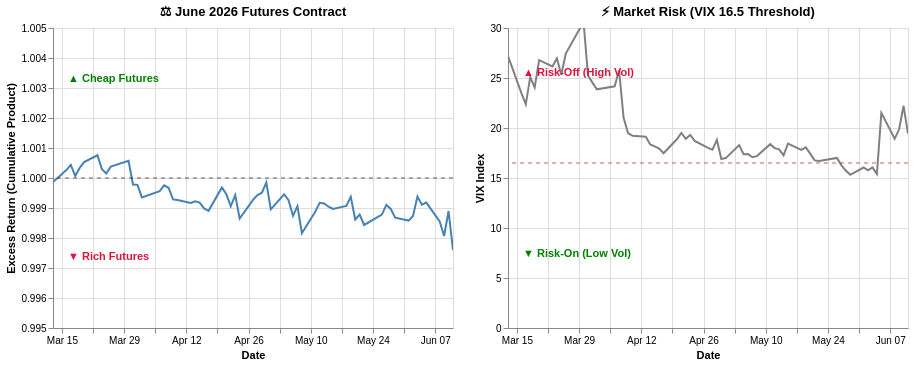

Notebook cell for this chart:
### Markdown cell above
### 📉 The June 2026 Contract: Arb Capacity Remains Tight
**What are we observing?**

The June 2026 contract captures the market's digestion of the massive macro shock we witnessed in the previous period. In mid-to-late March, the VIX starts at extremely elevated levels—oscillating between 25 and 30—before beginning a long, steady grind downward through April and May. By late May, the VIX finally touches down near the 16.5 "Risk-On" threshold. On the left panel, the cumulative excess return starts briefly in "Cheap Futures" territory before dipping below the 1.0 baseline in late March. As the VIX approaches 16.5 through May, cumulative returns remain relatively flat. The patterns reverse in the final weeks of the contract; the VIX spikes back above 20, causing cumulative excess returns to decline just below 0.998.

### Code cell
# Results June 2026 contract: March 13, 2026-Jun. 11, 2026
jun_graph=create_arb_vix(start='2026-03-13',end='2026-06-11')
display(plot_contract_arb_band(jun_graph,'June 2026 Futures Contract',return_domain=[0.995, 1.005]))

### Figure 1 — Vega-Lite specification as saved in the notebook (floating-point values rounded to 4 significant figures)
{"config": {"view": {"continuousWidth": 300, "continuousHeight": 300}}, "hconcat": [{"layer": [{"data": {"name": "data-0154dee82890b0721ec0abf909d4dcdb"}, "mark": {"type": "line", "color": "steelblue", "strokeWidth": 2}, "encoding": {"tooltip": [{"field": "date", "type": "temporal"}, {"field": "Cumulative Excess Return", "type": "quantitative"}], "x": {"field": "date", "title": "Date", "type": "temporal"}, "y": {"field": "Cumulative Excess Return", "scale": {"domain": [0.995, 1.005]}, "title": "Excess Return (Cumulative Product)", "type": "quantitative"}}, "name": "view_06a02bd0d90e9070_0"}, {"data": {"name": "data-62270e77d641448c13ff0a9fcf3e6578"}, "mark": {"type": "rule", "color": "black", "opacity": 0.6, "strokeDash": [4, 4]}, "encoding": {"y": {"field": "y", "type": "quantitative"}}}, {"data": {"name": "data-43807a7517ce8d1e736d09477ce97267"}, "mark": {"type": "text", "align": "left", "baseline": "top", "color": "green", "dx": 5, "fontWeight": "bold"}, "encoding": {"text": {"field": "text", "type": "nominal"}, "x": {"value": 10}, "y": {"field": "y", "type": "quantitative"}}}, {"data": {"name": "data-bfe5ff7198e2b8f6f045fd9762d0a983"}, "mark": {"type": "text", "align": "left", "baseline": "bottom", "color": "crimson", "dx": 5, "fontWeight": "bold"}, "encoding": {"text": {"field": "text", "type": "nominal"}, "x": {"value": 10}, "y": {"field": "y", "type": "quantitative"}}}], "height": 300, "title": "⚖️ June 2026 Futures Contract", "width": 400}, {"layer": [{"data": {"name": "data-0154dee82890b0721ec0abf909d4dcdb"}, "mark": {"type": "line", "color": "gray", "strokeWidth": 2}, "encoding": {"tooltip": [{"field": "date", "type": "temporal"}, {"field": "VIX", "type": "quantitative"}], "x": {"field": "date", "title": "Date", "type": "temporal"}, "y": {"field": "VIX", "scale": {"domain": [1, 30]}, "title": "VIX Index", "type": "quantitative"}}, "name": "view_86a5218f3a3e2fe5_1"}, {"data": {"name": "data-36ce8cf7b9b85712b0e5da6a8d4c123f"}, "mark": {"type": "rule", "color": "firebrick", "opacity": 0.7, "strokeDash": [4, 4]}, "encoding": {"y": {"field": "y", "type": "quantitative"}}}, {"data": {"name": "data-e1693b16d8edb1761d863943e923bf84"}, "mark": {"type": "text", "align": "left", "baseline": "bottom", "color": "crimson", "dx": 5, "fontWeight": "bold"}, "encoding": {"text": {"field": "text", "type": "nominal"}, "x": {"value": 10}, "y": {"field": "y", "type": "quantitative"}}}, {"data": {"name": "data-7e10542b402220f02c931d4ac3477b9e"}, "mark": {"type": "text", "align": "left", "baseline": "top", "color": "green", "dx": 5, "fontWeight": "bold"}, "encoding": {"text": {"field": "text", "type": "nominal"}, "x": {"value": 10}, "y": {"field": "y", "type": "quantitative"}}}], "height": 300, "title": "⚡ Market Risk (VIX 16.5 Threshold)", "width": 400}], "params": [{"name": "param_db82be42624d4632", "select": {"type": "interval", "encodings": ["x"]}, "bind": "scales", "views": ["view_06a02bd0d90e9070_0", "view_86a5218f3a3e2fe5_0", "view_86a5218f3a3e2fe5_1"]}], "$schema": "https://vega.github.io/schema/vega-lite/v6.4.1.json", "datasets": {"data-0154dee82890b0721ec0abf909d4dcdb": [{"date": "2026-03-13T00:00:00", "Cumulative Excess Return": 0.9999, "VIX": 27.19}, {"date": "2026-03-16T00:00:00", "Cumulative Excess Return": 1.0, "VIX": 23.51}, {"date": "2026-03-17T00:00:00", "Cumulative Excess Return": 1.0, "VIX": 22.37}, {"date": "2026-03-18T00:00:00", "Cumulative Excess Return": 1.0, "VIX": 25.09}, {"date": "2026-03-19T00:00:00", "Cumulative Excess Return": 1.0, "VIX": 24.06}, {"date": "2026-03-20T00:00:00", "Cumulative Excess Return": 1.001, "VIX": 26.78}, {"date": "2026-03-23T00:00:00", "Cumulative Excess Return": 1.001, "VIX": 26.15}, {"date": "2026-03-24T00:00:00", "Cumulative Excess Return": 1.0, "VIX": 26.95}, {"date": "2026-03-25T00:00:00", "Cumulative Excess Return": 1.0, "VIX": 25.33}, {"date": "2026-03-26T00:00:00", "Cumulative Excess Return": 1.0, "VIX": 27.44}, {"date": "2026-03-30T00:00:00", "Cumulative Excess Return": 1.001, "VIX": 30.61}, {"date": "2026-03-31T00:00:00", "Cumulative Excess Return": 0.9998, "VIX": 25.25}, {"date": "2026-04-01T00:00:00", "Cumulative Excess Return": 0.9998, "VIX": 24.54}, {"date": "2026-04-02T00:00:00", "Cumulative Excess Return": 0.9994, "VIX": 23.87}, {"date": "2026-04-06T00:00:00", "Cumulative Excess Return": 0.9996, "VIX": 24.17}, {"date": "2026-04-07T00:00:00", "Cumulative Excess Return": 0.9998, "VIX": 25.78}, {"date": "2026-04-08T00:00:00", "Cumulative Excess Return": 0.9997, "VIX": 21.04}, {"date": "2026-04-09T00:00:00", "Cumulative Excess Return": 0.9993, "VIX": 19.49}, {"date": "2026-04-10T00:00:00", "Cumulative Excess Return": 0.9993, "VIX": 19.23}, {"date": "2026-04-13T00:00:00", "Cumulative Excess Return": 0.9992, "VIX": 19.12}, {"date": "2026-04-14T00:00:00", "Cumulative Excess Return": 0.9992, "VIX": 18.36}, {"date": "2026-04-15T00:00:00", "Cumulative Excess Return": 0.9992, "VIX": 18.17}, {"date": "2026-04-16T00:00:00", "Cumulative Excess Return": 0.999, "VIX": 17.94}, {"date": "2026-04-17T00:00:00", "Cumulative Excess Return": 0.9989, "VIX": 17.48}, {"date": "2026-04-20T00:00:00", "Cumulative Excess Return": 0.9997, "VIX": 18.87}, {"date": "2026-04-21T00:00:00", "Cumulative Excess Return": 0.9995, "VIX": 19.5}, {"date": "2026-04-22T00:00:00", "Cumulative Excess Return": 0.9991, "VIX": 18.92}, {"date": "2026-04-23T00:00:00", "Cumulative Excess Return": 0.9994, "VIX": 19.31}, {"date": "2026-04-24T00:00:00", "Cumulative Excess Return": 0.9986, "VIX": 18.71}, {"date": "2026-04-27T00:00:00", "Cumulative Excess Return": 0.9993, "VIX": 18.02}, {"date": "2026-04-28T00:00:00", "Cumulative Excess Return": 0.9994, "VIX": 17.83}, {"date": "2026-04-29T00:00:00", "Cumulative Excess Return": 0.9995, "VIX": 18.81}, {"date": "2026-04-30T00:00:00", "Cumulative Excess Return": 0.9998, "VIX": 16.89}, {"date": "2026-05-01T00:00:00", "Cumulative Excess Return": 0.999, "VIX": 16.99}, {"date": "2026-05-04T00:00:00", "Cumulative Excess Return": 0.9995, "VIX": 18.29}, {"date": "2026-05-05T00:00:00", "Cumulative Excess Return": 0.9993, "VIX": 17.38}, {"date": "2026-05-06T00:00:00", "Cumulative Excess Return": 0.9987, "VIX": 17.39}, {"date": "2026-05-07T00:00:00", "Cumulative Excess Return": 0.9991, "VIX": 17.08}, {"date": "2026-05-08T00:00:00", "Cumulative Excess Return": 0.9982, "VIX": 17.19}, {"date": "2026-05-11T00:00:00", "Cumulative Excess Return": 0.9989, "VIX": 18.38}, {"date": "2026-05-12T00:00:00", "Cumulative Excess Return": 0.9992, "VIX": 17.99}, {"date": "2026-05-13T00:00:00", "Cumulative Excess Return": 0.9992, "VIX": 17.87}, {"date": "2026-05-14T00:00:00", "Cumulative Excess Return": 0.999, "VIX": 17.26}, {"date": "2026-05-15T00:00:00", "Cumulative Excess Return": 0.999, "VIX": 18.43}, {"date": "2026-05-18T00:00:00", "Cumulative Excess Return": 0.9991, "VIX": 17.82}, {"date": "2026-05-19T00:00:00", "Cumulative Excess Return": 0.9994, "VIX": 18.06}, {"date": "2026-05-20T00:00:00", "Cumulative Excess Return": 0.9986, "VIX": 17.44}, {"date": "2026-05-21T00:00:00", "Cumulative Excess Return": 0.9988, "VIX": 16.76}, {"date": "2026-05-22T00:00:00", "Cumulative Excess Return": 0.9984, "VIX": 16.7}, {"date": "2026-05-26T00:00:00", "Cumulative Excess Return": 0.9988, "VIX": 17.01}, {"date": "2026-05-27T00:00:00", "Cumulative Excess Return": 0.9991, "VIX": 16.29}, {"date": "2026-05-28T00:00:00", "Cumulative Excess Return": 0.999, "VIX": 15.74}, {"date": "2026-05-29T00:00:00", "Cumulative Excess Return": 0.9987, "VIX": 15.32}, {"date": "2026-06-01T00:00:00", "Cumulative Excess Return": 0.9986, "VIX": 16.05}, {"date": "2026-06-02T00:00:00", "Cumulative Excess Return": 0.9987, "VIX": 15.77}, {"date": "2026-06-03T00:00:00", "Cumulative Excess Return": 0.9994, "VIX": 16.06}, {"date": "2026-06-04T00:00:00", "Cumulative Excess Return": 0.9991, "VIX": 15.4}, {"date": "2026-06-05T00:00:00", "Cumulative Excess Return": 0.9992, "VIX": 21.51}, {"date": "2026-06-08T00:00:00", "Cumulative Excess Return": 0.9986, "VIX": 18.92}, {"date": "2026-06-09T00:00:00", "Cumulative Excess Return": 0.9981, "VIX": 19.87}, {"date": "2026-06-10T00:00:00", "Cumulative Excess Return": 0.9989, "VIX": 22.22}, {"date": "2026-06-11T00:00:00", "Cumulative Excess Return": 0.9976, "VIX": 19.44}], "data-62270e77d641448c13ff0a9fcf3e6578": [{"y": 1.0}], "data-43807a7517ce8d1e736d09477ce97267": [{"y": 1.003, "text": "▲ Cheap Futures"}], "data-bfe5ff7198e2b8f6f045fd9762d0a983": [{"y": 0.9972, "text": "▼ Rich Futures"}], "data-36ce8cf7b9b85712b0e5da6a8d4c123f": [{"y": 16.5}], "data-e1693b16d8edb1761d863943e923bf84": [{"y": 25, "text": "▲ Risk-Off (High Vol)"}], "data-7e10542b402220f02c931d4ac3477b9e": [{"y": 8, "text": "▼ Risk-On (Low Vol)"}]}}
